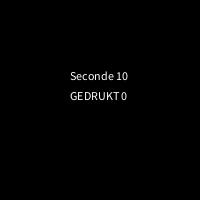
Frame 1 (no input)
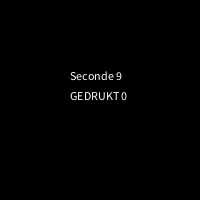
Frame 60 (the mouse pressed at the canvas centre just before this capture)
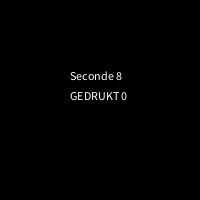
Frame 120 (the mouse held since frame 60 and released just before this capture)

The Processing sketch that drew these frames (run headless with seeded random() and noise(); from frame 60 on, the mouse is pressed at the canvas centre):

// Processing sketch: opdracht_12_2
// ── opdracht_12_2.pde
int counter ;
int sec;
int aftellen;


void setup(){
  size(200, 200);

}

void draw() {
  background(0);
  
  sec =  millis()/1000;
  aftellen = 10 - sec;
  
   text("Seconde" + " " +  aftellen,70,80);
   if(aftellen <= 0){
    text("Tijd is voorbij" ,70,65);
    

   }
    
  
  text("GEDRUKT" + " " + counter, 70,100);
  if(counter >= 10){
    fill(255,0,0);
    text("GEWONNEN" ,70,120);
   
  }


}

void keyPressed(){


    
}
void keyReleased(){
  for(int counter = 0; counter < 10; counter++);
  if(keyCode == 32 ){
    println(counter++);
  }
}
